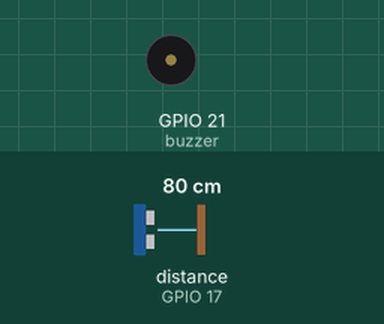
This program was run on a simulated Raspberry Pi (BCM pin numbers). Shown: buzzer (waves = sounding). The inputs (shaded band) are chosen by the test bench; at power-on: distance to the obstacle (sensor on GPIO 17) 80 cm. The echo pulse lasts 58.3 µs per cm.

Above: at 0.24 s.
Timing chart, 0 to 2.0 s (numbered marks = the images above):
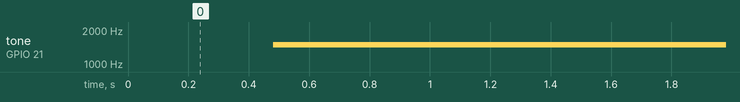

Measured:
- by itself, tone on GPIO 21 (buzzer): silent → 1480 Hz at 0.48 s

The program:

theremin.py
```python
from gpiozero import DistanceSensor, TonalBuzzer
from gpiozero.tones import Tone
from time import sleep

uds = DistanceSensor(trigger=27, echo=17)
buzzer = TonalBuzzer(21, octaves=3)

def distance_to_tone(distance_value):
    min_tone = buzzer.min_tone.midi
    max_tone = buzzer.max_tone.midi
    tone_range = max_tone - min_tone
    return min_tone + int(tone_range * distance_value)

while True:
    distance_value = uds.distance
    tone = distance_to_tone(distance_value)
    buzzer.play(Tone(midi=tone))
    sleep(0.01)
```
